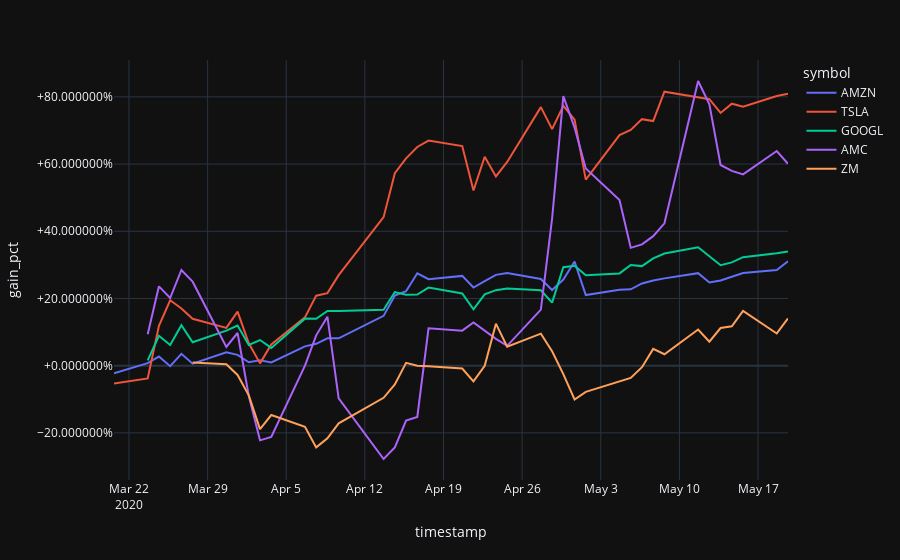

The code cell stored with this chart in its notebook:
### Code cell
fig = px.line(performance, x='timestamp', y='gain_pct', color='symbol')
fig.update_layout(yaxis_tickformat='+%')
